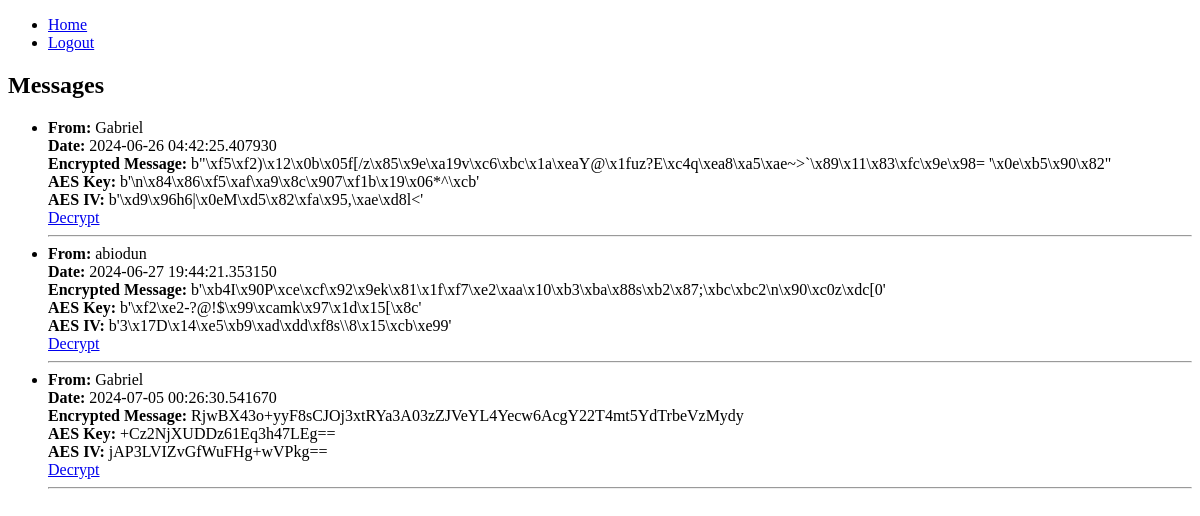
Before: /messages (signed in) with the older database file.
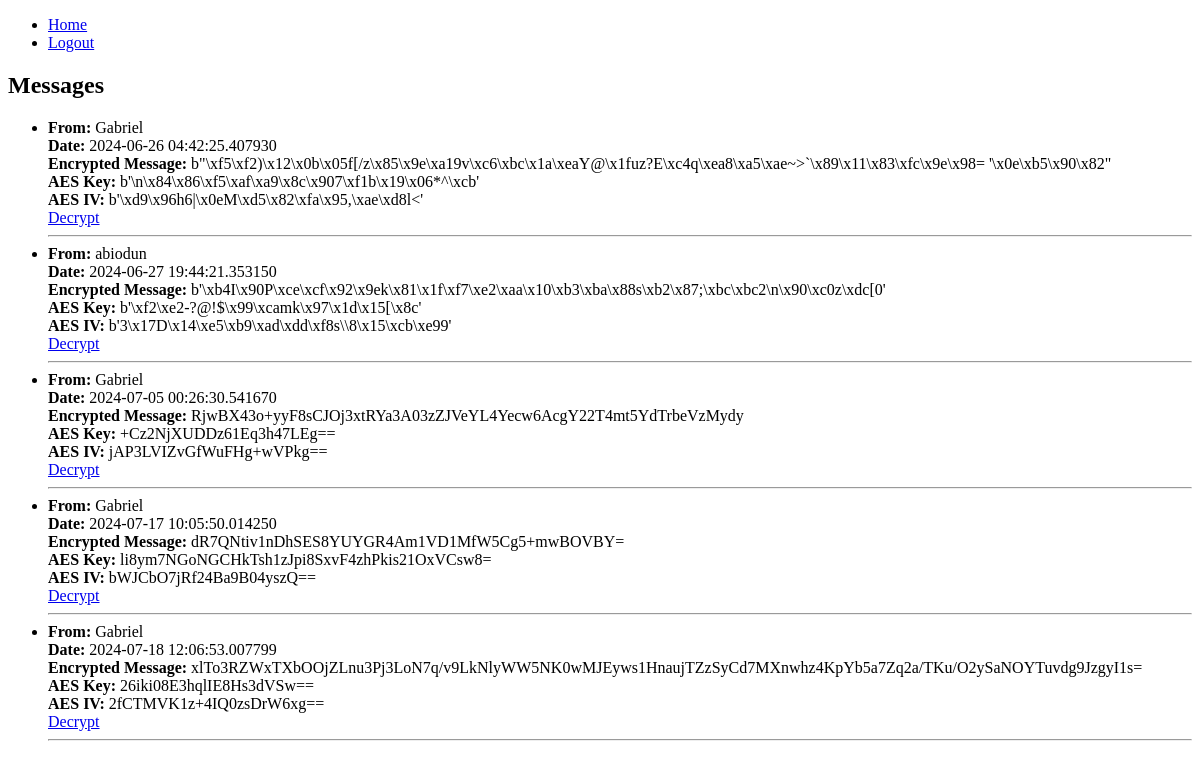
After: the same page with the newer database file.
### app/models.py (models this page shows, shortened)
class Message(db.Model):
    id = db.Column(db.Integer, primary_key=True)
    sender_id = db.Column(db.Integer, db.ForeignKey('user.id'), nullable=False)
    recipient_id = db.Column(db.Integer, db.ForeignKey('user.id'), nullable=False)
    body = db.Column(db.Text, nullable=False)
    timestamp = db.Column(db.DateTime, index=True, default=datetime.utcnow)
    aes_algorithm = db.Column(db.String(64))
    aes_key = db.Column(db.String(64))
    aes_iv = db.Column(db.String(64))

class User(UserMixin, db.Model):
    id = db.Column(db.Integer, primary_key=True)
    first_name = db.Column(db.String(64))
    last_name = db.Column(db.String(64))
    phone = db.Column(db.String(20), nullable=False)
    username = db.Column(db.String(64), index=True, unique=True)
    email = db.Column(db.String(120), index=True, unique=True)
    password_hash = db.Column(db.String(128))
    messages_sent = db.relationship('Message', foreign_keys='Message.sender_id', backref='sender', lazy='dynamic')
    messages_received = db.relationship('Message', foreign_keys='Message.recipient_id', backref='recipient', lazy='dynamic')

### app/routes.py (the view)
@bp.route('/messages')
@login_required
def messages():
    received_messages = Message.query.filter_by(recipient_id=current_user.id).all()
    decrypted_messages = [(msg, msg.body) for msg in received_messages]
    return render_template('messages.html', messages=decrypted_messages)

### app/models.py (called while the page is built)
@login_manager.user_loader
def load_user(user_id):
    return User.query.get(int(user_id))

### app/templates/messages.html
{% extends "base.html" %}
{% block content %}
  <h2>Messages</h2>
  <ul>
    {% for message, encrypted_body in messages %}
      <li>
        <strong>From:</strong> {{ message.sender.username }}<br>
        <strong>Date:</strong> {{ message.timestamp }}<br>
        <strong>Encrypted Message:</strong> {{ encrypted_body }}<br>
        <strong>AES Key:</strong> {{ message.aes_key }}<br>
        <strong>AES IV:</strong> {{ message.aes_iv }}<br>
        <a href="{{ url_for('main.decrypt_message_manual', message_id=message.id) }}">Decrypt</a>
      </li>
      <hr>
    {% endfor %}
  </ul>
{% endblock %}

### app/templates/base.html (shortened to what this page needs)
<!doctype html>
<html lang="en">
  <head>
  </head>
  <body>
    <nav>
      <ul>
        <li><a href="{{ url_for('main.index') }}">Home</a></li>
        {% if current_user.is_authenticated %}
          <li><a href="{{ url_for('main.logout') }}">Logout</a></li>
        {% else %}
          <li><a href="{{ url_for('main.login') }}">Login</a></li>
          <li><a href="{{ url_for('main.register') }}">Register</a></li>
        {% endif %}
      </ul>
    </nav>
    <div class="container">
      {% block content %}{% endblock %}
    </div>
  </body>
</html>

Changed rows visible on the page:
added Message: sender.username "Gabriel", timestamp "2024-07-17 10:05:50.014250", body "dR7QNtiv1nDhSES8YUYGR4Am1VD1MfW5Cg5+mwBOVBY=", aes_key "li8ym7NGoNGCHkTsh1zJpi8SxvF4zhPkis21OxVCsw8=", aes_iv "bWJCbO7jRf24Ba9B04yszQ=="
added Message: sender.username "Gabriel", timestamp "2024-07-18 12:06:53.007799", body "xlTo3RZWxTXbOOjZLnu3Pj3LoN7q/v9LkNlyWW5NK0wMJEyws1HnaujTZzSyCd7MXnwhz4KpYb5a7Zq2a/TKu/O2ySaNOYTuvdg9JzgyI1s=", aes_key "26iki08E3hqlIE8Hs3dVSw==", aes_iv "2fCTMVK1z+4IQ0zsDrW6xg=="
